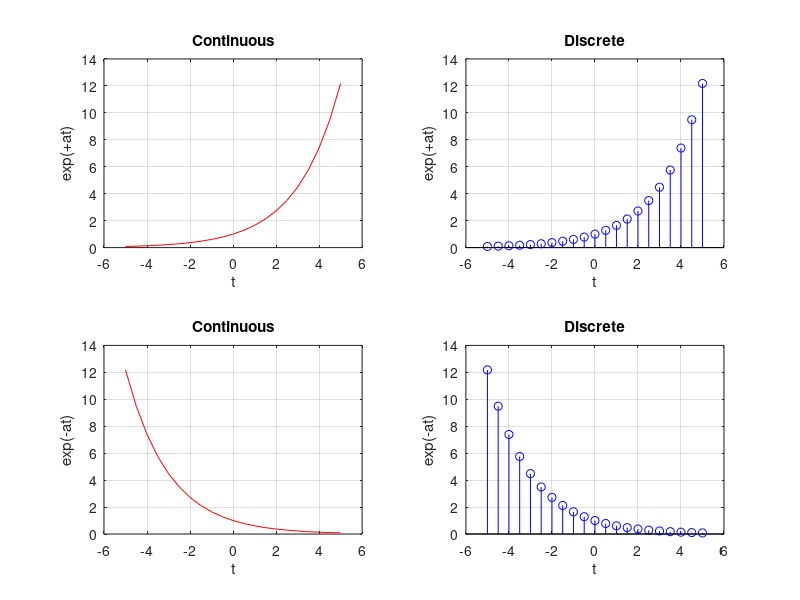

Write MATLAB code to recreate this figure.
clc;
clear;
close all;

t=-5:.5:5;
a=.5;
y=exp(a*t);
subplot(2,2,1);
plot(t,y,'r');
xlabel('t');
ylabel('exp(+at)');
title('Continuous');
grid on;
subplot(2,2,2);
stem(t,y,'b');
xlabel('t');
ylabel('exp(+at)');
title('Discrete');
grid on;


a=-.5;
y=exp(a*t);
subplot(2,2,3);
plot(t,y,'r');
xlabel('t');
ylabel('exp(-at)');
title('Continuous');
grid on;
subplot(2,2,4);
stem(t,y,'b');
xlabel('t');
ylabel('exp(-at)');
title('Discrete');
grid on;